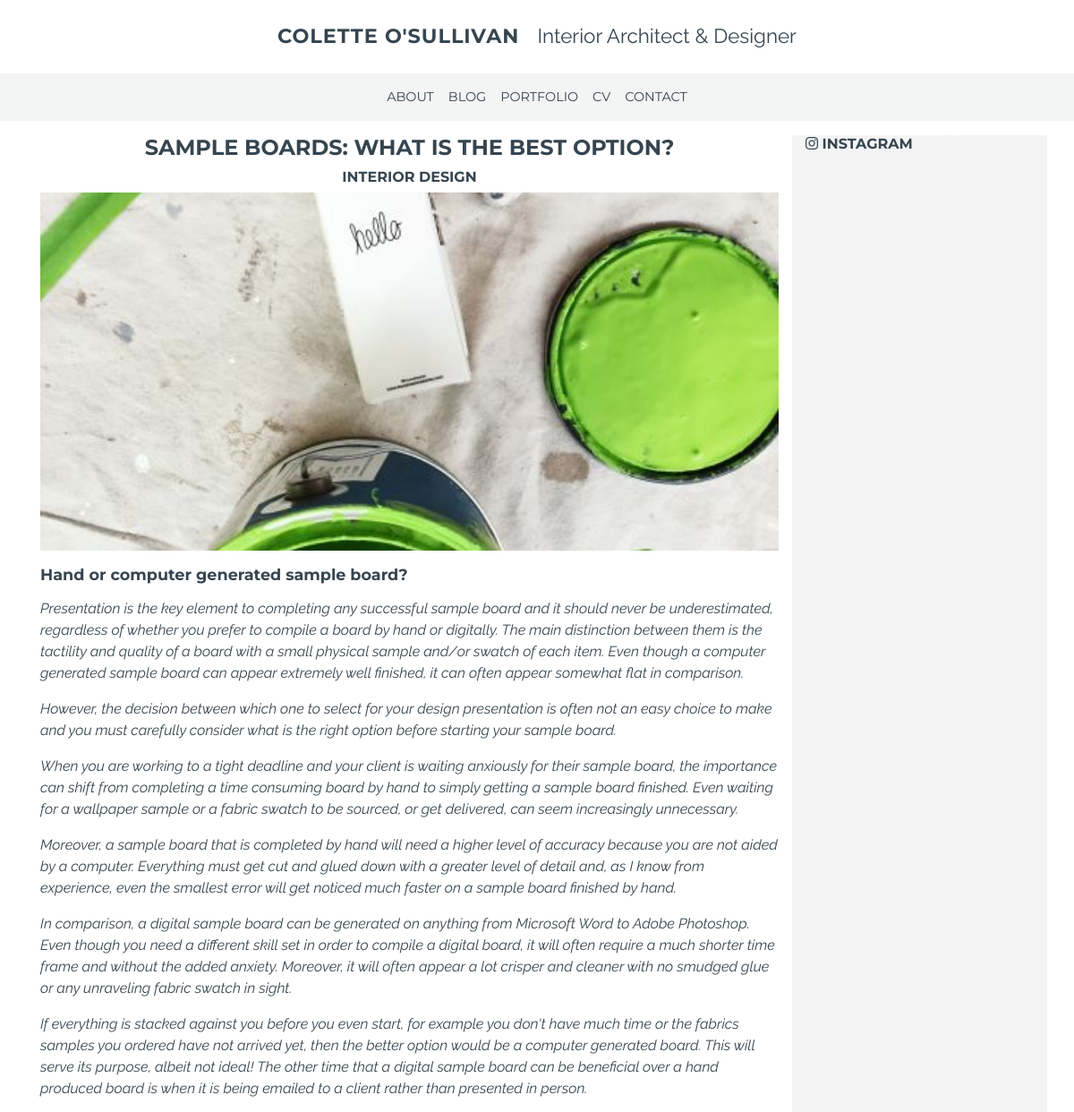
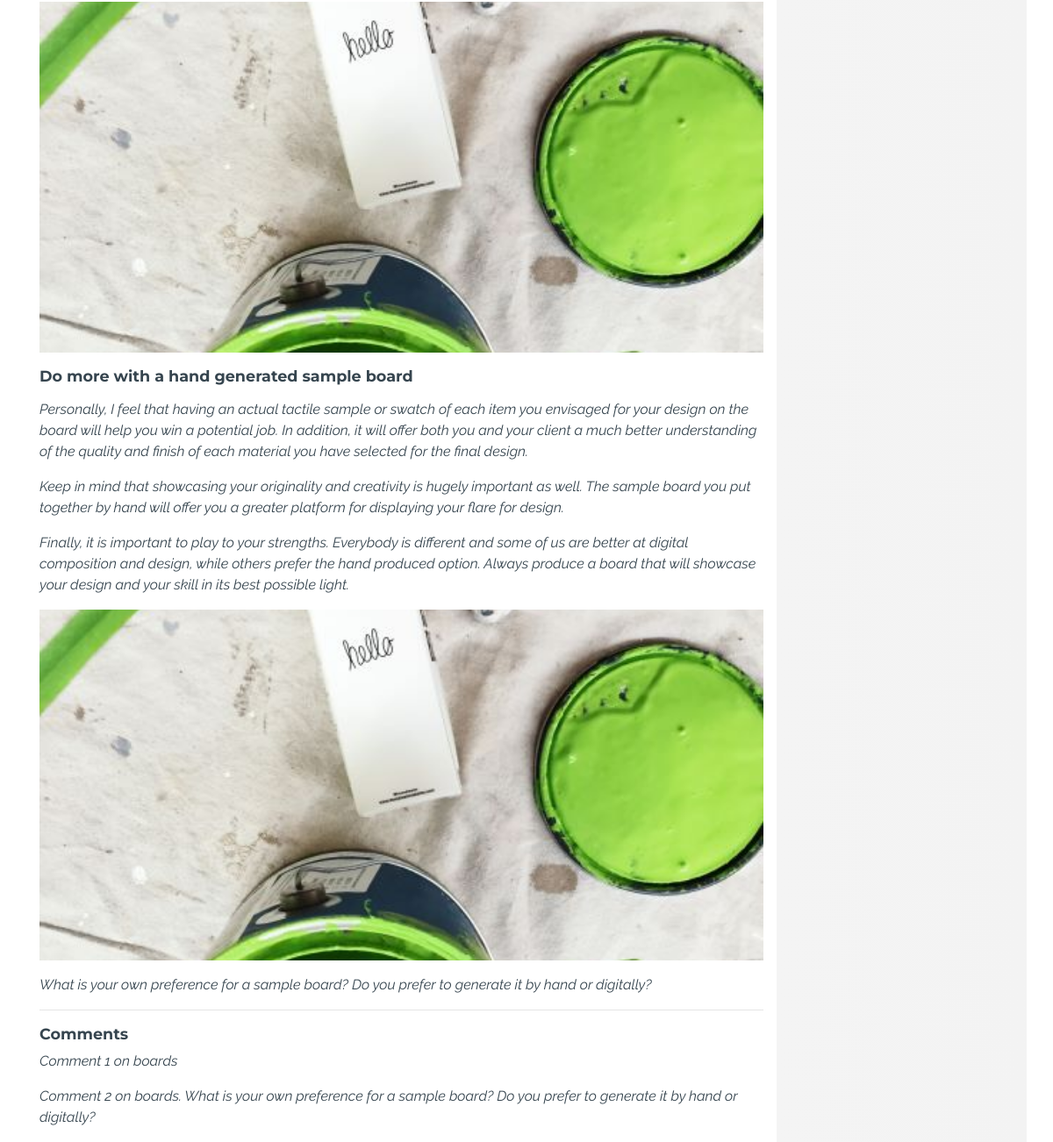
Page /blog/3 on the committed database (2 pictures, top to bottom).
### blog/models.py (models this page shows, shortened)
class Blog(models.Model):
    category = models.ForeignKey('Category', null=True, on_delete=models.CASCADE, related_name='blogs')
    title = models.CharField(max_length=200, blank=True)
    date = models.DateField(default=timezone.now)
    image = models.ImageField(blank=True)
    content = models.TextField(blank=True)
    order = models.IntegerField(null=True)

class Category(models.Model):
    title = models.CharField(max_length=100)

class Section(models.Model):
    blog = models.ForeignKey('Blog', on_delete=models.CASCADE, related_name='sections')
    title = models.CharField(max_length=500, blank=True)
    image = models.ImageField(blank=True)
    content = models.TextField(blank=True)

class Comment(models.Model):
    blog = models.ForeignKey('Blog', on_delete=models.CASCADE, related_name='comments')
    content = models.TextField()

### blog/views.py (the view)
# urls.py: path('<pk>', views.blog, name='blog'),
def blog(request, pk):
    blog = Blog.objects.get(pk=pk)
    sections = Section.objects.filter(blog=blog)
    comments = Comment.objects.filter(blog=blog)
    context = {'blog': blog, 'sections': sections, 'comments': comments}
    return render(request, 'blog/blog.html', context)

### blog/templates/blog/blog.html (shortened to what this page needs)
{% extends 'base.html' %}
{% load static %}
{% block content%}
<div class="text-center">
    <h1>{{ blog.title }}</h1>
    <h3>{{ blog.category.title }}</h3>
    <div class="wrap-img--section">
        <div class="background-img" style="background-image: url({% static 'images/paint.jpg' %})">
        </div>
    </div>
</div>
{% for section in sections %}
<h2 class="mt-3">{{ section.title }}</h2>
<p>{{ section.content|linebreaks }}</p>
{% if section.image %}
<div class="wrap-img--section">
    <div class="background-img" style="background-image: url({% static 'images/paint.jpg' %})">
    </div>
</div>
{% endif %}
{% endfor %}
<hr>
<h2>Comments</h2>
{% for comment in comments %}
<p>{{comment.content}}</p>
{% endfor %}
{% endblock %}

### static/css/main.css (style rules this page uses)
body { font-family: 'Merriweather', serif; font-family: 'Raleway', sans-serif; color: #36454f }
h1, h2, h3, h4 { font-family: 'Montserrat', sans-serif; }
h1 { font-size: 1.5rem; font-weight: bold; }
h2 { font-size: 1.1rem; font-weight: bold; }
h3 { font-size: 1rem; font-weight: bold; }
p { font-style: italic; }
.wrap-img--section { height: 400px; position: relative; }
.background-img { background-size: cover !important; background-position: center !important; height: 100%; }

### rows in the picture
Blog: title "SAMPLE BOARDS: WHAT IS THE BEST OPTION?", category "INTERIOR DESIGN"
Section: title "Hand or computer generated sample board?", content "Presentation is the key element to completing any successful sample board and it should never be underestimated, regardless of whether you prefer to compile a board by hand or digitally. The main distinction between them is the tactility and quality of a board with a small physical sample and/or swatch of each item. Even though a computer generated sample board can appear extremely well finished, it can often appear somewhat flat in comparison. However, the decision between which one to select for your design presentation is often not an easy choice to make and you must carefully consider what is the right option before starting your sample board. When you are working to a tight deadline…"
Section: title "Do more with a hand generated sample board", content "Personally, I feel that having an actual tactile sample or swatch of each item you envisaged for your design on the board will help you win a potential job. In addition, it will offer both you and your client a much better understanding of the quality and finish of each material you have selected for the final design. Keep in mind that showcasing your originality and creativity is hugely important as well. The sample board you put together by hand will offer you a greater platform for displaying your flare for design. Finally, it is important to play to your strengths. Everybody is different and some of us are better at digital composition and design, while others prefer the hand produced…"
Section: content "What is your own preference for a sample board? Do you prefer to generate it by hand or digitally?"
Comment: content "Comment 1 on boards"
Comment: content "Comment 2 on boards. What is your own preference for a sample board? Do you prefer to generate it by hand or digitally?"
